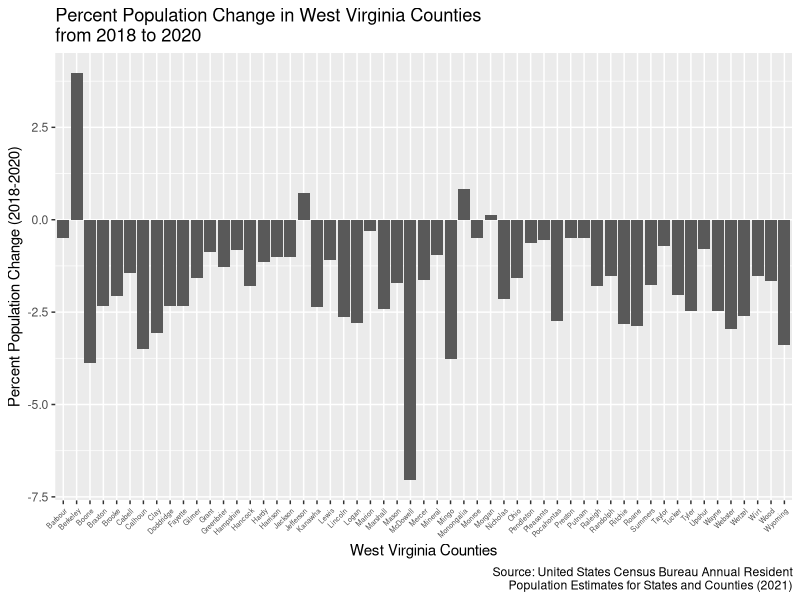
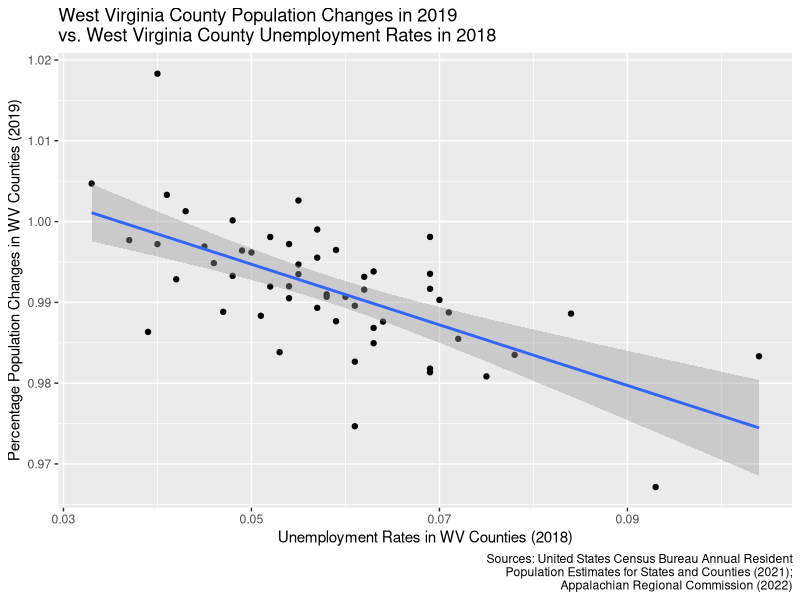
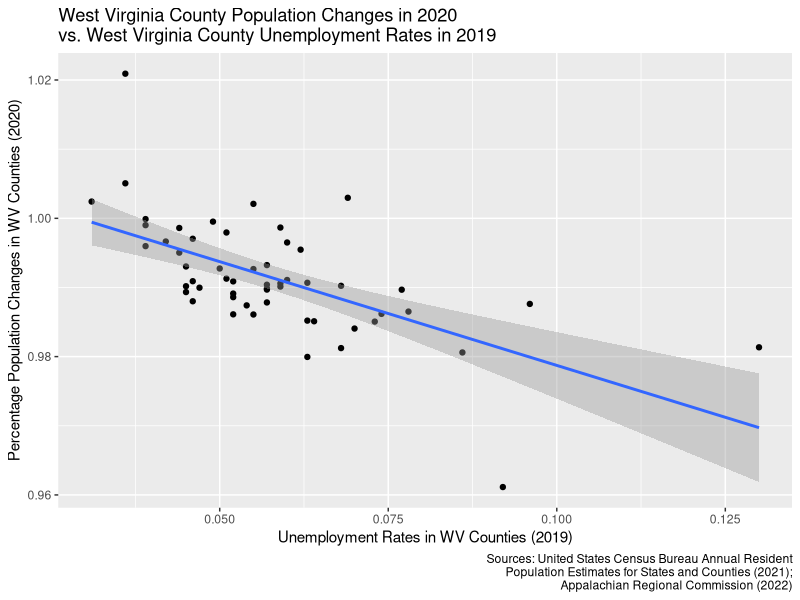

Source code (R) for these figures, in order:
## ---- chunk 1
library(tidyverse)
## ---- chunk 2
censusPop <- read_csv("co-est2020.csv")

WVpopchange <- censusPop |>
  filter(STATE == 54) |>
  group_by(CTYNAME, POPESTIMATE2018, POPESTIMATE2020) |>
  summarize(popdiff =
              as.integer(`POPESTIMATE2020`) - as.integer(`POPESTIMATE2018`))

WVpopchange <- WVpopchange[-52,]

## ---- chunk 3
WVU2018 <- read.csv("arc_region_report_West Virginia.csv")
#WVU2018
WVU2019 <- read.csv("arc_region_report_West Virginia-3.csv")
#WVU2019
WVU2020 <- read.csv("arc_region_report_West Virginia-2.csv")
#WVU2020
#WVpopchange

cleanWVU2020 <- WVU2020[-c(1,2,3,4,5,6,7),] |>
  rename("CTYNAME" = "Unemployment.Rates..2020..West.Virginia",
         "LaborForce2020" = "X",
         "EmployedPop2020" = "X.1",
         "UnemployedPop2020" = "X.2",
         "UnemploymentRate2020" = "X.3",
         "UnemploymentRateAsPctOfUSAvg2020" = "X.4")

cleanWVU2019 <- WVU2019[-c(1,2,3,4,5,6,7),] |>
  rename("CTYNAME" = "Unemployment.Rates..2019..West.Virginia",
         "LaborForce2019" = "X",
         "EmployedPop2019" = "X.1",
         "UnemployedPop2019" = "X.2",
         "UnemploymentRate2019" = "X.3",
         "UnemploymentRateAsPctOfUSAvg2019" = "X.4")

cleanWVU2018 <- WVU2018[-c(1,2,3,4,5,6,7),] |>
  rename("CTYNAME" = "Unemployment.Rates..2018..West.Virginia",
         "LaborForce2018" = "X",
         "EmployedPop2018" = "X.1",
         "UnemployedPop2018" = "X.2",
         "UnemploymentRate2018" = "X.3",
         "UnemploymentRateAsPctOfUSAvg2018" = "X.4")

WVpopchange[,1] = cleanWVU2020[,1]

temp2018 <- cleanWVU2018 |>
  full_join(WVpopchange) |>
  mutate(pctPop2018change2020 =
           as.integer(`POPESTIMATE2020`) /
           as.integer(`POPESTIMATE2018`)) 

temp2018[,5] = as.numeric(sub("%", "", temp2018$UnemploymentRate2018, fixed=TRUE))/100

lm(pctPop2018change2020 ~ UnemploymentRate2018, data = temp2018) |>
  summary()

table20182020 <- lm(pctPop2018change2020 ~ UnemploymentRate2018, data = temp2018) |>
  broom::tidy() |>
  select(term, estimate) |>  
  knitr::kable(digits = 2)

WVpctpopchangeGraph<- temp2018 |>
  ggplot(aes(pctPop2018change2020)) +
  geom_bar(aes(x = CTYNAME, y = (pctPop2018change2020-1)*100), stat = "identity") +
  labs(
    x = "West Virginia Counties",
    y = "Percent Population Change (2018-2020)",
    title = "Percent Population Change in West Virginia Counties\nfrom 2018 to 2020",
    caption = "Source: United States Census Bureau Annual Resident\nPopulation Estimates for States and Counties (2021)"
  ) +
  theme(axis.text.x = element_text(size = 5, angle = 45, hjust=1))

print(WVpctpopchangeGraph)
## ---- chunk 4
print(table20182020)
## ---- chunk 5
WVCen <- censusPop |>
  filter(STATE == 54) |>
  group_by(CTYNAME, POPESTIMATE2018, POPESTIMATE2019, POPESTIMATE2020) |>
  summarize(popdiff2019 =
              as.integer(`POPESTIMATE2019`) - as.integer(`POPESTIMATE2018`),
            pctPopchange2019 =
              as.integer(`POPESTIMATE2019`) / as.integer(`POPESTIMATE2018`),
            popdiff2020 =
              as.integer(`POPESTIMATE2020`) - as.integer(`POPESTIMATE2019`),
            pctPopchange2020 =
              as.integer(`POPESTIMATE2020`) / as.integer(`POPESTIMATE2019`))

WVCen <- WVCen[-52,]
WVCen[,1] = cleanWVU2020[,1]

fullWV <- cleanWVU2018 |>
  full_join(cleanWVU2019)
fullWV <- fullWV |>
  full_join(cleanWVU2020)
fullWV <- fullWV |>
  full_join(WVCen)

fullWV[,5] = as.numeric(sub("%", "", fullWV$UnemploymentRate2018, fixed=TRUE))/100
fullWV[,10] = as.numeric(sub("%", "", fullWV$UnemploymentRate2019, fixed=TRUE))/100
fullWV[,15] = as.numeric(sub("%", "", fullWV$UnemploymentRate2020, fixed=TRUE))/100

#fullWV

lm(pctPopchange2019 ~ UnemploymentRate2018, data = fullWV) |>
  summary()

table2019 <- lm(pctPopchange2019 ~ UnemploymentRate2018, data = fullWV) |>
  broom::tidy() |>
  select(term, estimate, p.value) |>  
  knitr::kable(digits = 2)
print(table2019)

lm(pctPopchange2020 ~ UnemploymentRate2019, data = fullWV) |>
  summary()

table2020 <- lm(pctPopchange2020 ~ UnemploymentRate2019, data = fullWV) |>
  broom::tidy() |>
  select(term, estimate, p.value) |>  
  knitr::kable(digits = 2)
print(table2020)

lm(pctPopchange2020 ~ UnemploymentRate2019 + UnemploymentRate2018, data = fullWV) |>
  summary()

multitable2020 <- lm(pctPopchange2020 ~ UnemploymentRate2019 + UnemploymentRate2018, data = fullWV) |>
  broom::tidy() |>
  select(term, estimate, p.value) |>  
  knitr::kable(digits = 2)
print(multitable2020)
## ---- chunk 6
scatter1 <- fullWV |>
  ggplot(aes(x = UnemploymentRate2018, y = pctPopchange2019)) +
  geom_point() +
  geom_smooth(method='lm', formula= y~x) +
  labs(
    x = "Unemployment Rates in WV Counties (2018)",
    y = "Percentage Population Changes in WV Counties (2019)",
    title = "West Virginia County Population Changes in 2019\nvs. West Virginia County Unemployment Rates in 2018",
    caption = "Sources: United States Census Bureau Annual Resident\nPopulation Estimates for States and Counties (2021);\nAppalachian Regional Commission (2022)"
  )

scatter2 <- fullWV |>
  ggplot(aes(x = UnemploymentRate2019, y = pctPopchange2020)) +
  geom_point() +
  geom_smooth(method='lm', formula= y~x) +
  labs(
    x = "Unemployment Rates in WV Counties (2019)",
    y = "Percentage Population Changes in WV Counties (2020)",
    title = "West Virginia County Population Changes in 2020\nvs. West Virginia County Unemployment Rates in 2019",
    caption = "Sources: United States Census Bureau Annual Resident\nPopulation Estimates for States and Counties (2021);\nAppalachian Regional Commission (2022)"
  )

print(scatter1)
print(scatter2)
